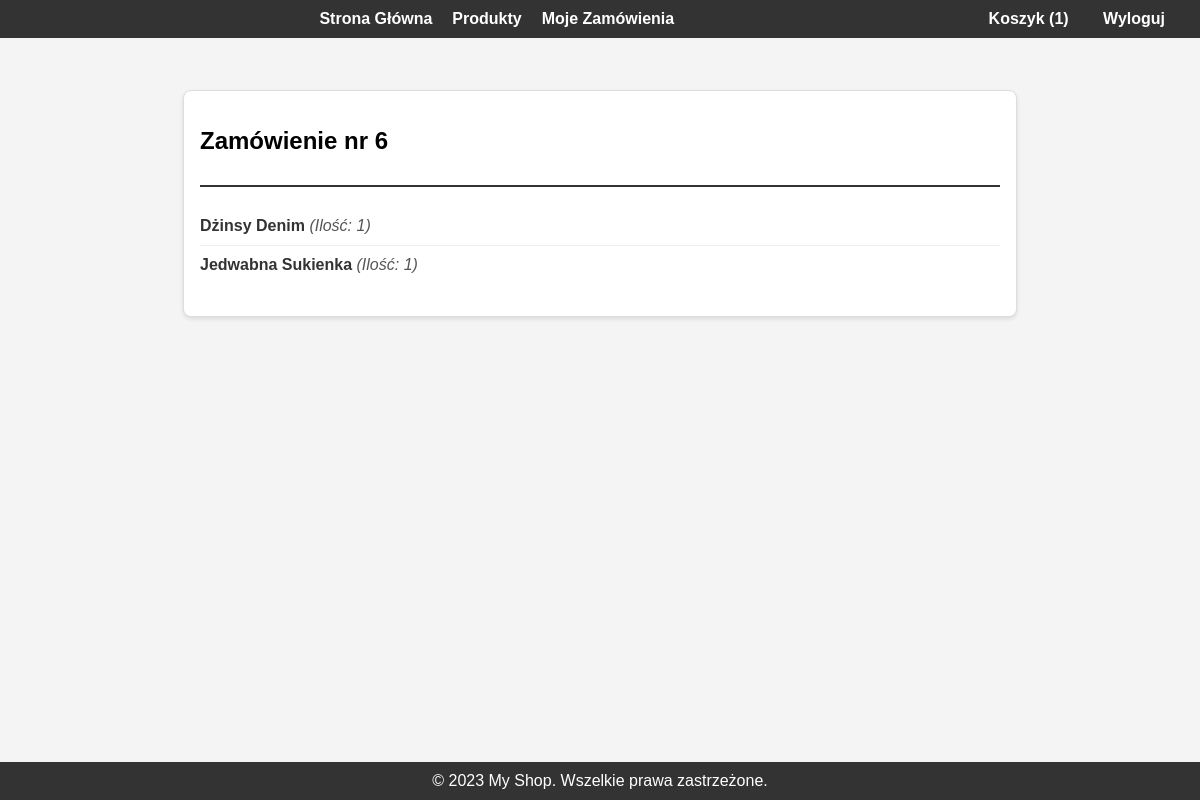
The app's page /order/6/ (signed in) with its own data.
### shop/models.py (models this page shows, shortened)
class Order(models.Model):
    user = models.ForeignKey('auth.User', on_delete=models.CASCADE)
    products = models.ManyToManyField(Product, through='OrderItem')
    created_at = models.DateTimeField(auto_now_add=True)

class OrderItem(models.Model):
    order = models.ForeignKey(Order, on_delete=models.CASCADE)
    product = models.ForeignKey(Product, on_delete=models.CASCADE)
    quantity = models.IntegerField()

class Product(models.Model):
    name = models.CharField(max_length=100)
    description = models.TextField()
    price = models.DecimalField(max_digits=10, decimal_places=2)
    stock = models.IntegerField()
    photo = models.ImageField(upload_to='products/',null=True, blank=True)

### shop/views.py (the view)
# urls.py: path('order/<int:pk>/', views.order_detail, name='order_detail'),
def order_detail(request, pk):
    order = get_object_or_404(Order, pk=pk, user=request.user)
    return render(request, 'order_detail.html', {'order': order})

### shop/context_processors.py (called while the page is built)
def cart_item_count(request):
    if request.user.is_authenticated:
        return {'cart_item_count': Cart.objects.filter(user=request.user).count()}
    return {'cart_item_count': 0}

### templates/order_detail.html (shortened to what this page needs)
{% extends 'base.html' %}
{% load static %}
{% load i18n %}
{% block content %}
<div class="order-details">
    <div class="order-header">
        <h2>{% trans "Zamówienie nr" %} {{ order.id }}</h2>
    </div>
    <ul class="order-list">
        {% for item in order.orderitem_set.all %}
            <li>
                <span class="item-name">{{ item.product.name }}</span>
                <span class="item-quantity">({% trans "Ilość" %}: {{ item.quantity }})</span>
            </li>
        {% endfor %}
    </ul>
</div>
{% endblock content %}

### templates/base.html (style rules this page uses)
body { font-family: Arial, sans-serif; margin: 0; padding: 0; background-color: #f4f4f4; }

### templates/order_detail.html (style rules this page uses)
.order-details { max-width: 800px; margin: 2em auto; padding: 1em; background: #fff; border: 1px solid #ddd; border-radius: 8px; box-shadow: 0 2px 4px rgba(0, 0, 0, 0.1); }
.order-header { border-bottom: 2px solid #333; padding-bottom: 10px; margin-bottom: 20px; }
.order-list { list-style: none; padding: 0; }
.order-list li { padding: 10px 0; border-bottom: 1px solid #eee; }
.order-list li:last-child { border-bottom: none; }
.item-name { font-weight: bold; color: #333; }
.item-quantity { font-style: italic; color: #555; }

### records on screen
Order: id "6"
OrderItem: product.name "Dżinsy Denim", quantity "1"
OrderItem: product.name "Jedwabna Sukienka", quantity "1"

### other values on screen
{{ cart_item_count }} "1"
